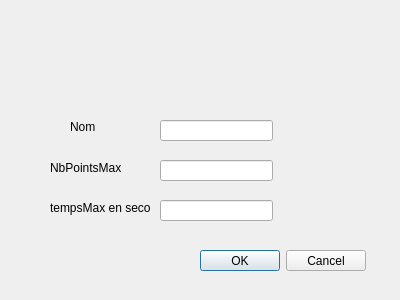
<?xml version="1.0" encoding="UTF-8"?>
<ui version="4.0">
 <class>Dialog</class>
 <widget class="QDialog" name="Dialog">
  <property name="geometry">
   <rect>
    <x>0</x>
    <y>0</y>
    <width>400</width>
    <height>300</height>
   </rect>
  </property>
  <property name="windowTitle">
   <string>Dialog</string>
  </property>
  <widget class="QLineEdit" name="Nom">
   <property name="geometry">
    <rect>
     <x>160</x>
     <y>120</y>
     <width>113</width>
     <height>21</height>
    </rect>
   </property>
  </widget>
  <widget class="QLineEdit" name="NbPointsMax">
   <property name="geometry">
    <rect>
     <x>160</x>
     <y>160</y>
     <width>113</width>
     <height>21</height>
    </rect>
   </property>
  </widget>
  <widget class="QLineEdit" name="TempsMax">
   <property name="geometry">
    <rect>
     <x>160</x>
     <y>200</y>
     <width>113</width>
     <height>21</height>
    </rect>
   </property>
  </widget>
  <widget class="QLabel" name="label">
   <property name="geometry">
    <rect>
     <x>70</x>
     <y>120</y>
     <width>47</width>
     <height>13</height>
    </rect>
   </property>
   <property name="text">
    <string>Nom</string>
   </property>
  </widget>
  <widget class="QLabel" name="label_2">
   <property name="geometry">
    <rect>
     <x>50</x>
     <y>160</y>
     <width>71</width>
     <height>16</height>
    </rect>
   </property>
   <property name="text">
    <string>NbPointsMax</string>
   </property>
  </widget>
  <widget class="QLabel" name="label_3">
   <property name="geometry">
    <rect>
     <x>50</x>
     <y>200</y>
     <width>101</width>
     <height>16</height>
    </rect>
   </property>
   <property name="text">
    <string>tempsMax en seconde</string>
   </property>
  </widget>
  <widget class="QDialogButtonBox" name="buttonBox">
   <property name="geometry">
    <rect>
     <x>200</x>
     <y>250</y>
     <width>166</width>
     <height>21</height>
    </rect>
   </property>
   <property name="standardButtons">
    <set>QDialogButtonBox::Cancel|QDialogButtonBox::Ok</set>
   </property>
  </widget>
 </widget>
 <resources/>
 <connections>
  <connection>
   <sender>buttonBox</sender>
   <signal>accepted()</signal>
   <receiver>Dialog</receiver>
   <slot>accept()</slot>
   <hints>
    <hint type="sourcelabel">
     <x>282</x>
     <y>260</y>
    </hint>
    <hint type="destinationlabel">
     <x>199</x>
     <y>149</y>
    </hint>
   </hints>
  </connection>
  <connection>
   <sender>buttonBox</sender>
   <signal>rejected()</signal>
   <receiver>Dialog</receiver>
   <slot>reject()</slot>
   <hints>
    <hint type="sourcelabel">
     <x>282</x>
     <y>260</y>
    </hint>
    <hint type="destinationlabel">
     <x>199</x>
     <y>149</y>
    </hint>
   </hints>
  </connection>
 </connections>
</ui>
